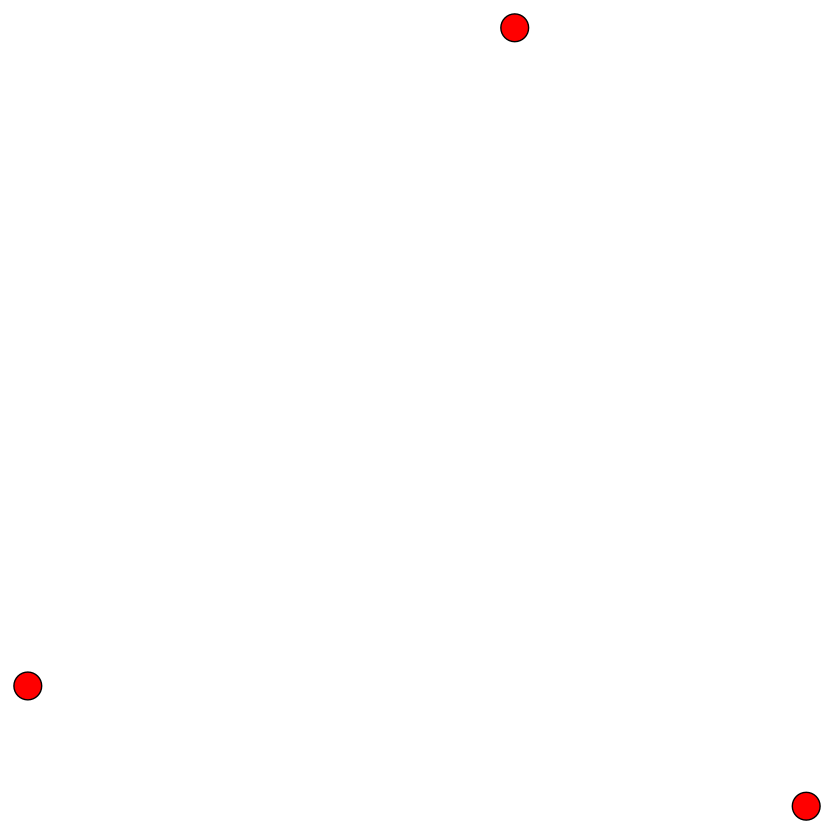

This chart was generated by the following Python code:
#Graph Cpde 1
from igraph import *
g = Graph(3) #3 nodes
summary (g) #print info about graph
plot (g, "code1.pdf")
